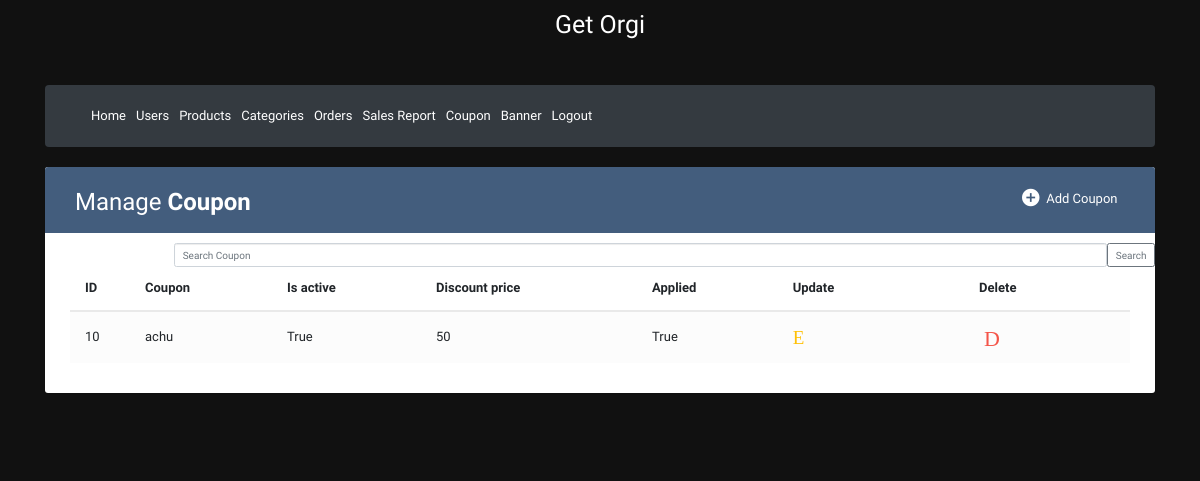
/admincouponlist/ (signed in), run on the app's committed database.
### shopping/models.py (models this page shows, shortened)
class Coupon(models.Model):
    coupon_code=models.CharField(max_length=30)
    is_active=models.BooleanField(default=False)
    discount_price=models.IntegerField(default=0)
    minimum_amount=models.IntegerField(default=500)
    applied=models.BooleanField(default=False)
    description = models.CharField(max_length=200,null=True,default='Sample')
    user=models.ForeignKey(UserDetail, on_delete=models.CASCADE, null=True)

### shopping/views.py (the view)
# urls.py: path('admincouponlist/', views.admincouponlist, name='admincouponlist'),
def admincouponlist(request):
    if 'username' in request.session:
        if 'search' in request.GET:
            search=request.GET['search']
            member=Coupon.objects.filter(coupon_code__icontains=search)
        else:
            member=Coupon.objects.all().order_by('-id')
        return render(request,'admincouponlist.html',{'member': member})
    else:
        return render(request, 'adminlogin.html')

### templates/admincouponlist.html (shortened to what this page needs)
{% extends "adminbase.html" %}
{% block tablewrapper %}
                    <div class="col-sm-6">
						<h2>Manage <b>Coupon</b></h2>
					</div>
                    <div class="col-sm-6">
                        <a href="{% url 'adminaddcoupon' %}" class="btn" data-toggle="modal"><i class="material-icons">&#xE147;</i> <span>Add Coupon</span></a>
                      </div>
                    </div>
{% endblock %}
{% block tablecontent%}
<body style="background-color: #111; color: #fff;">
                <form action="{% url 'admincouponlist' %}" class="d-flex offset-md-1 container m-auto" style="width:1100px">
                    <input class="form-control offset-md-1" type="search" placeholder="Search Coupon" name="search" aria-label="Search"><br>
                    <button class="btn btn-outline-secondary" type="submit">Search</button>
                </form>
                <table class="table table-striped table-hover">
                <thead>
                    <tr>
                        <th>ID</th>
                        <th>Coupon</th>
                        <th>Is active</th>
                        <th>Discount price</th>
                        <th> Applied</th>
                        <th>Update</th>
                        <th>Delete</th>
                    </tr>
                </thead>
                <tbody>
                    {% for x in member %}
                    <tr>
                        <td>{{ x.id }}</td>
                        <td>{{ x.coupon_code }}</td>
                        <td>{{ x.is_active }}</td>
                        <td>{{x.discount_price}}</td>
                        <td>{{x.applied}}</td>
                        <td>
                           <a href="{% url 'updatecoupon' %}?uid={{x.id}}" class="edit" data-toggle="modal"><i class="material-icons" data-toggle="tooltip" title="Edit">Edit</i></a>
                        </td>
                        <td>
                            <a href="{% url 'deletecoupon' %}?uid={{x.id}}" class="delete" data-toggle="modal"><i class="material-icons" data-toggle="tooltip" title="Delete">Delete</i></a>
                        </td>
                    </tr>
                    {% endfor %}
                </tbody>
                </table>
            </body>
{% endblock %}

### templates/adminbase.html (style rules this page uses)
body { background-color: #f8f9fa; }
body { color: #566787; background: #f5f5f5; font-family: 'Varela Round', sans-serif; font-size: 13px; }
.table-title h2 { margin: 5px 0 0; font-size: 24px; }
.table-title .btn { color: #fff; float: right; font-size: 13px; border: none; min-width: 50px; border-radius: 2px; border: none; outline: none !important; margin-left: 10px; }
.table-title .btn i { float: left; font-size: 21px; margin-right: 5px; }
.table-title .btn span { float: left; margin-top: 2px; }
table.table tr th, table.table tr td { border-color: #e9e9e9; padding: 12px 15px; vertical-align: middle; }
table.table tr th:first-child { width: 60px; }
table.table tr th:last-child { width: 100px; }
table.table-striped tbody tr:nth-of-type(odd) { background-color: #fcfcfc; }
table.table td:last-child i { opacity: 0.9; font-size: 22px; margin: 0 5px; }
table.table td a { font-weight: bold; color: #566787; display: inline-block; text-decoration: none; outline: none !important; }
table.table td a.edit { color: #FFC107; }
table.table td a.delete { color: #F44336; }
table.table td i { font-size: 19px; }

### data on the page
Coupon: id "10", coupon_code "achu", is_active "True", discount_price "50", applied "True"
